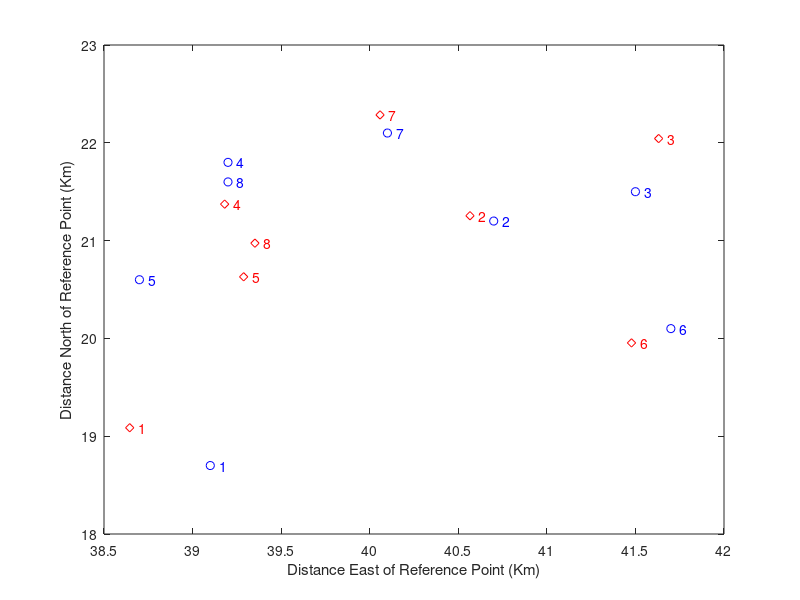

MATLAB code for this plot: (Note: this script raises an error after producing the figure.)
%% Classical Multidimensional Scaling
% Classical multidimensional scaling, also known as Principal Coordinates
% Analysis, takes a matrix of interpoint distances, and creates a
% configuration of points.  Ideally, those points can be constructed in two
% or three dimensions, and the Euclidean distances between them
% approximately reproduce the original distance matrix.  Thus, a scatter
% plot of the those points provides a visual representation of the original
% distances.
%
% The two examples in this demo illustrate applications of multidimensional
% scaling to dissimilarity measures other than spatial distance, and show
% how to construct a configuration of points to visualize those
% dissimilarities.
%
% This demo describes "classical" multidimensional scaling, using the
% |CMDSCALE| function in the Statistics Toolbox.  The |MDSCALE| function
% performs "non-classical" MDS, which is sometimes more flexible than the
% classical method.  Non-classical MDS is described in the <mdscaledemo.html
% Non-Classical Multidimensional Scaling> demo.
%
%   Copyright 1984-2004 The MathWorks, Inc.
%   $Revision: 1.2.4.2 $  $Date: 2004/03/22 23:54:57 $


%% Reconstructing spatial locations from non-spatial distances
% Suppose you have measured the genetic "distance", or dissimilarity,
% between a number of local subpopulations of a single species of animal.
% You also know their geographic locations, and would like to know how
% closely their genetic and spatial distances correspond.  If they do, that
% is evidence that interbreeding between the subpopulations is affected by
% their geographic locations.
%
% Below are the spatial locations of the subpopulations, and the
% upper-triangle of the matrix of genetic distances, in the same vector
% format produced by |PDIST|.
X = [39.1     18.7;
     40.7     21.2;
     41.5     21.5;
     39.2     21.8;
     38.7     20.6;
     41.7     20.1;
     40.1     22.1;
     39.2     21.6];
 
D = [4.69 6.79 3.50 3.11 4.46 5.57 3.00 ...
          2.10 2.27 2.65 2.36 1.99 1.74 ...
               3.78 4.53 2.83 2.44 3.79 ...
                    1.98 4.35 2.07 0.53 ...
                         3.80 3.31 1.47 ...
                              4.35 3.82 ...
                                   2.57];

%%
% Although this vector format for |D| is space-efficient, it's often easier
% to see the distance relationships if you reformat the distances to a
% square matrix.
squareform(D)
%%
% |CMDSCALE| recognizes either of the two formats.
[Y,eigvals] = cmdscale(D);

%%
% |CMDSCALE|'s first output, |Y|, is a matrix of points created to have
% interpoint distances that reproduce the distances in |D|. With eight
% species, the points (rows of |Y|) could have as many as eight dimensions
% (columns of |Y|). Visualization of the genetic distances depends on using
% points in only two or three dimensions. Fortunately, |CMDSCALE|'s second
% output, |EIGVALS|, is a set of sorted eigenvalues whose relative magnitudes
% indicate how many dimensions you can safely use. If only the first two or
% three eigenvalues are large, then only those coordinates of the points in
% |Y| are needed to accurately reproduce |D|. If more than three eigenvalues
% are large, then it is not possible to find a good low-dimensional
% configuration of points, and it will not be easy to visualize the
% distances.
[eigvals eigvals/max(abs(eigvals))]

%%
% Notice that there are only two large positive eigenvalues, so the
% configuration of points created by |CMDSCALE| can be plotted in two
% dimensions.  The two negative eigenvalues indicate that the genetic
% distances are not Euclidean, that is, no configuration of points can
% reproduce |D| exactly. Fortunately, the negative eigenvalues are small
% relative to the largest positive ones, and the reduction to the first two
% columns of |Y| should be fairly accurate. You can check this by looking at
% the error in the distances between the two-dimensional configuration and
% the original distances.
maxrelerr = max(abs(D - pdist(Y(:,1:2)))) / max(D)

%%
% Now you can compare the "genetic locations" created by |CMDSCALE| to the
% actual geographic locations.  Because the configuration returned by
% |CMDSCALE| is unique only up to translation, rotation, and reflection, the
% genetic locations probably won't match the geographic locations.  They
% will also have the wrong scale.  But you can use the |PROCRUSTES| command
% to match up the two sets of points best in the least squares sense.
[D,Z] = procrustes(X,Y(:,1:2));
plot(X(:,1),X(:,2),'bo',Z(:,1),Z(:,2),'rd');
labels = num2str((1:8)');
text(X(:,1)+.05,X(:,2),labels,'Color','b');
text(Z(:,1)+.05,Z(:,2),labels,'Color','r');
xlabel('Distance East of Reference Point (Km)');
ylabel('Distance North of Reference Point (Km)');
legend({'Spatial Locations','Constructed Genetic Locations'},4);

%%
% This plot shows the best match of the reconstructed points in the same
% coordinates as the actual spatial locations.  Apparently, the genetic
% distances do have a close link to the spatial distances between the
% subpopulations.


%% Visualizing a correlation matrix using multidimensional scaling
% Suppose you have computed the following correlation matrix for a set of
% 10 variables.  It's obvious that these variables are all positively
% correlated, and that there are some very strong pairwise correlations.
% But with this many variables, it's not easy to get a good feel for the
% relationships among all 10.
Rho = ...
  [1       0.3906  0.3746  0.3318  0.4141  0.4279  0.4216  0.4703  0.4362  0.2066;
   0.3906  1       0.3200  0.3629  0.2211  0.9520  0.9811  0.9052  0.4567  0     ;
   0.3746  0.3200  1       0.8993  0.7999  0.3589  0.3460  0.3333  0.8639  0.6527;
   0.3318  0.3629  0.8993  1       0.7125  0.3959  0.3663  0.3394  0.8719  0.5726;
   0.4141  0.2211  0.7999  0.7125  1       0.2374  0.2079  0.2335  0.7050  0.7469;
   0.4279  0.9520  0.3589  0.3959  0.2374  1       0.9657  0.9363  0.4791  0.0254;
   0.4216  0.9811  0.3460  0.3663  0.2079  0.9657  1       0.9123  0.4554  0.0011;
   0.4703  0.9052  0.3333  0.3394  0.2335  0.9363  0.9123  1       0.4418  0.0099;
   0.4362  0.4567  0.8639  0.8719  0.7050  0.4791  0.4554  0.4418  1       0.5272;
   0.2066  0       0.6527  0.5726  0.7469  0.0254  0.0011  0.0099  0.5272  1     ];

%%
% Multidimensional scaling is often thought of as a way to (re)construct
% points using only pairwise distances.  But it can also be used with
% dissimilarity measures that are more general than distance, to spatially
% visualize things that are not "points in space" in the usual sense.  The
% variables described by Rho are an example, and you can use |CMDSCALE| to plot
% a visual representation of their interdependencies.
%
% Correlation actually measures similarity, but it is easy to transform it
% to a measure of dissimilarity.  Because all the correlations here are
% positive, you can simply use
D = 1 - Rho;
%%
% although other choices might also make sense.  If |Rho| contained negative
% correlations, you would have to decide whether, for example, a correlation
% of -1 indicated more or less of a dissimilarity than a correlation of 0,
% and choose a transformation accordingly.

%%
% It's important to decide whether visualization of the information in the
% correlation matrix is even possible, that is, whether the number of
% dimensions can be reduced from ten down to two or three.  The eigenvalues
% returned by |CMDSCALE| give you a way to decide.  In this case, a scree
% plot of those eigenvalues indicates that two dimensions are enough to
% represent the variables.  (Notice that some of the eigenvalues in the
% plot below are negative, but small relative to the first two.)
[Y,eigvals] = cmdscale(D);
plot(1:length(eigvals),eigvals,'bo-');
graph2d.constantline(0,'LineStyle',':','Color',[.7 .7 .7]);
axis([1,length(eigvals),min(eigvals),max(eigvals)*1.1]);
xlabel('Eigenvalue number');
ylabel('Eigenvalue');

%%
% In a more independent set of variables, more dimensions might be needed.
% If more than three variables are needed, the visualization isn't all that
% useful.
%
% A 2-D plot of the configuration returned by |CMDSCALE| indicates that there
% are two subsets of variables that are most closely correlated among
% themselves, plus a single variable that is more or less on its own.  One
% of the clusters is tight, while the other is relatively loose.
labels = {' 1',' 2',' 3',' 4',' 5',' 6',' 7',' 8',' 9',' 10'};
plot(Y(:,1),Y(:,2),'bx');
axis(max(max(abs(Y))) * [-1.1,1.1,-1.1,1.1]); axis('square');
text(Y(:,1),Y(:,2),labels,'HorizontalAlignment','left');
hx = graph2d.constantline(0,'LineStyle','-','Color',[.7 .7 .7]);
hx = changedependvar(hx,'x');
hy = graph2d.constantline(0,'LineStyle','-','Color',[.7 .7 .7]);
hy = changedependvar(hy,'y');

%%
% On the other hand, the results from |CMDSCALE| for the following
% correlation matrix indicates a much different structure:  there are no
% real groups among the variables.  Rather, there is a kind of "circular"
% dependency, where each variable has a pair of "closest neighbors" but is
% less well correlated with the remaining variables.
Rho = ...
  [1       0.7946  0.1760  0.2560  0.7818  0.4496  0.2732  0.3995  0.5305  0.2827;
   0.7946  1       0.1626  0.4227  0.5674  0.6183  0.4004  0.2283  0.3495  0.2777;
   0.1760  0.1626  1       0.2644  0.1864  0.1859  0.4330  0.4656  0.3947  0.8057;
   0.2560  0.4227  0.2644  1       0.1017  0.7426  0.8340  0       0.0499  0.4853;
   0.7818  0.5674  0.1864  0.1017  1       0.2733  0.1484  0.4890  0.6138  0.2025;
   0.4496  0.6183  0.1859  0.7426  0.2733  1       0.6303  0.0648  0.1035  0.3242;
   0.2732  0.4004  0.4330  0.8340  0.1484  0.6303  1       0.1444  0.1357  0.6291;
   0.3995  0.2283  0.4656  0       0.4890  0.0648  0.1444  1       0.8599  0.3948;
   0.5305  0.3495  0.3947  0.0499  0.6138  0.1035  0.1357  0.8599  1       0.3100;
   0.2827  0.2777  0.8057  0.4853  0.2025  0.3242  0.6291  0.3948  0.3100  1     ];

[Y,eigvals] = cmdscale(1-Rho);
[eigvals eigvals./max(abs(eigvals))]
%%
plot(Y(:,1),Y(:,2),'bx');
axis(max(max(abs(Y))) * [-1.1,1.1,-1.1,1.1]); axis('square');
text(Y(:,1),Y(:,2),labels,'HorizontalAlignment','left');
hx = graph2d.constantline(0, 'LineStyle','-','Color',[.7 .7 .7]);
hx = changedependvar(hx,'x');
hy = graph2d.constantline(0,'LineStyle','-','Color',[.7 .7 .7]);
hy = changedependvar(hy,'y');


%% A Comparison of Principal Components Analysis and Classical Multidimensional Scaling
% Multidimensional scaling is most often used to visualize data when only
% their distances or dissimilarities are available.  However, when the
% original data are available, multidimensional scaling can also be used as
% a dimension reduction method, by reducing the data to a distance matrix,
% creating a new configuration of points using |CMDSCALE|, and retaining only
% the first few dimensions of those points.  This application of
% multidimensional scaling is much like Principal Components Analysis, and
% in fact, when you call |CMDSCALE| using the Euclidean distances between the
% points, the results are identical to PCA, up to a change in sign.
n = 10; m = 5;
X = randn(n,m);
D = pdist(X,'Euclidean');

[Y,eigvals] = cmdscale(D);
[PC,Score,latent] = princomp(X);

Y
%%
Score
%%
% Even the nonzero eigenvalues are identical up to a scale factor. 
[eigvals(1:m) (n-1)*latent]

